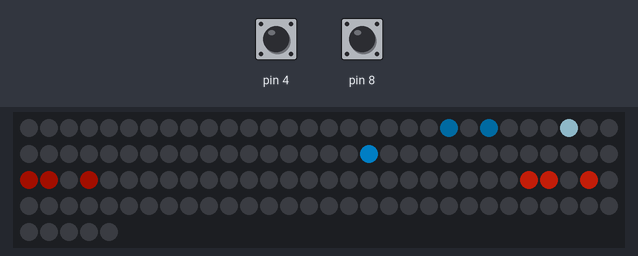
A sketch run on a simulated Arduino Uno, built with avr-gcc and run on an emulated ATmega328P. Shown: 125 RGB LEDs in strip order, left to right, continuing on the next row. Inputs (shaded band) come from the test bench; at power-on: pin 4 HIGH, pin 8 HIGH. Dim RGB values are drawn brighter than linear.

Above: at 1.25 s.
1.3 s: pin 4 pulled LOW for 1 s
At 2.35 s:
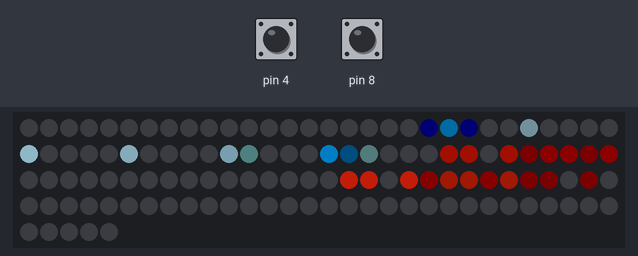
2.9 s: pin 8 pulled LOW for 1 s
At 3.71 s:
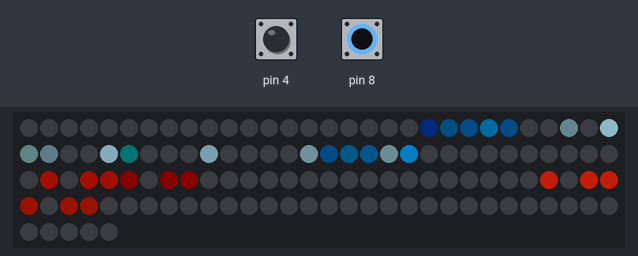
4.5 s: pin 4 pulled LOW for 0.15 s
At 4.71 s:
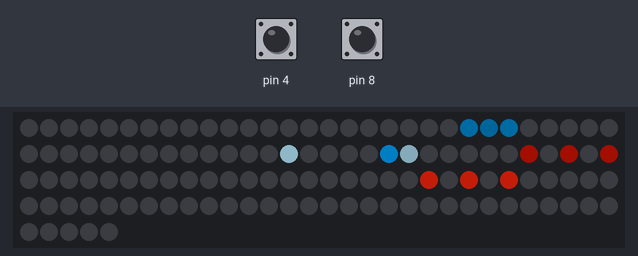
5.2 s: pin 8 pulled LOW for 0.15 s
Timing chart, 0 to 6.9 s (numbered marks = the images above; inputs shaded):
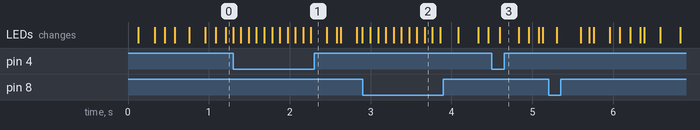

The sketch:

51_Defender3D.ino
```cpp
/*
  FEED ME , I'M POOR AND I MADE THIS FOR FREE - https://paypal.me/Mystereon
  Defender3D.ino — standalone SkeletonCube pattern demo
  Created by Dad (MysterEon) & Manus, 2026.
*/
#include <FastLED.h>
#include <math.h>
#define DATA_PIN 2
#define CHIPSET WS2812B
#define COLOR_ORDER GRB
constexpr uint8_t N=5,BRIGHTNESS=100; constexpr uint16_t NUM_LEDS=125; CRGB leds[NUM_LEDS];int8_t ship=2;
uint16_t idx(uint8_t x,uint8_t y,uint8_t z){return z*25+y*5+x;}void voxel(int8_t x,int8_t y,int8_t z,CRGB c){if(x>=0&&x<5&&y>=0&&y<5&&z>=0&&z<5)leds[idx(x,y,z)]=c;}
void setup(){pinMode(4,INPUT_PULLUP);pinMode(8,INPUT_PULLUP);FastLED.addLeds<CHIPSET,DATA_PIN,COLOR_ORDER>(leds,NUM_LEDS);FastLED.setBrightness(BRIGHTNESS);FastLED.setMaxPowerInVoltsAndMilliamps(5,1500);}
void loop(){
  if(!digitalRead(4)){ship=max<int8_t>(0,ship-1);delay(90);}if(!digitalRead(8)){ship=min<int8_t>(4,ship+1);delay(90);}float t=millis()*.001f;fadeToBlackBy(leds,NUM_LEDS,68);
  voxel(ship,4,1,CRGB(0,150,235));voxel(ship-1,4,0,CRGB(0,60,90));voxel(ship+1,4,0,CRGB(0,60,90));int8_t ey=3-int8_t(fmodf(t*1.5f,4));for(int8_t i=0;i<3;i++){int8_t ex=(i*2+int(t*1.2f))%5;voxel(ex,max<int8_t>(0,ey),3,CRGB(225,35,12));voxel(ex,max<int8_t>(0,ey),2,CRGB(90,8,2));}voxel(ship,4-int8_t(fmodf(t*8,5)),1,CRGB(180,235,255));FastLED.show();
}
```
